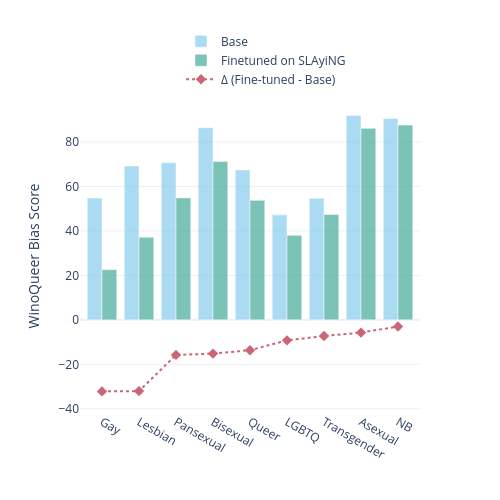

Here is the notebook cell this chart was saved with:
### Code cell
import json
import re
from pathlib import Path

RUNS_DIR = Path("continued_pretraining_runs")

# ---------------------------------------------------------------------
# Helpers
# ---------------------------------------------------------------------

def avg(lst):
    return sum(lst) / len(lst) if lst else float("nan")


def load_bpb(run_dir):
    path = run_dir / "bpb_results.json"
    if not path.exists():
        return None

    with open(path) as f:
        data = json.load(f)

    base = data.get("bpb_all_before", [])
    fin  = data.get("bpb_all_after", [])

    return {
        "base_avg": avg(base),
        "finetuned_avg": avg(fin),
    }


def parse_winoqueer_summary(run_dir):
    path = run_dir / "winoqueer_summary.txt"
    if not path.exists():
        return None

    with open(path) as f:
        text = f.read()

    # Extract overall score
    overall_match = re.search(r"Winoqueer Overall Score:\s*([0-9.]+)", text)
    overall = float(overall_match.group(1)) if overall_match else None

    # Extract per-category scores
    pattern = r"Category:\s*(.*?)\n.*?Bias score against group .*?:\s*([0-9.]+)"
    matches = re.findall(pattern, text, re.DOTALL)

    results = {"Overall": overall}

    for category, score in matches:
        results[category.strip()] = float(score)

    return results


# ---------------------------------------------------------------------
# Main aggregation
# ---------------------------------------------------------------------

all_results = []

for run_dir in sorted(RUNS_DIR.iterdir()):
    if not run_dir.is_dir():
        continue

    bpb = load_bpb(run_dir)
    wq  = parse_winoqueer_summary(run_dir)

    if bpb is None:
        continue

    print(f"\n=== {run_dir.name} ===")

    print(f"Base BpB:      {bpb['base_avg']:.4f}")
    print(f"Finetuned BpB: {bpb['finetuned_avg']:.4f}")

    print("BpB Improvement:", bpb["base_avg"] - bpb["finetuned_avg"]    )

    if wq:
        print("WinoQueer:", wq)

    all_results.append({
        "run": run_dir.name,
        "bpb_base": bpb["base_avg"],
        "bpb_finetuned": bpb["finetuned_avg"],
        "winoqueer": wq,
    })


for res in all_results:
    print(f"\n=== {res['run']} ===")
    print(f"Base BpB:      {res['bpb_base']:.4f}")
    print(f"Finetuned BpB: {res['bpb_finetuned']:.4f}")
    # if res["winoqueer"]:
    #     print("WinoQueer:", res["winoqueer"])

import plotly.graph_objects as go
from plotly.subplots import make_subplots
import numpy as np

# Paul Tol's muted palette
tol_muted = ['#332288', '#88CCEE', '#44AA99', '#117733', '#999933', 
             '#DDCC77', '#CC6677', '#882255', '#AA4499']

def plot(finetuned_winoqueer_res, base_winoqueer_res):

    # ignore overall in finetuneed_winoqueer_res
    if "Overall" in finetuned_winoqueer_res:
        del finetuned_winoqueer_res["Overall"]

    print(finetuned_winoqueer_res)

    # Calculate WinoQueer differences
    winoqueer_diff = {k: finetuned_winoqueer_res[k] - base_winoqueer_res[k] 
                    for k in finetuned_winoqueer_res.keys()}
    
    for k in finetuned_winoqueer_res.keys():
        print(f"{k}: Base={base_winoqueer_res[k]:.2f}, Finetuned={finetuned_winoqueer_res[k]:.2f}, Δ={winoqueer_diff[k]:.2f}")

    # Sort categories by ascending delta
    categories = sorted(finetuned_winoqueer_res.keys(), key=lambda k: winoqueer_diff[k])

    # Create subplots
    fig = make_subplots(
        rows=1, cols=1,
        subplot_titles=(''),
        specs=[[{"type": "bar"}]],
        horizontal_spacing=0
    )

    # WinoQueer - Both base and finetuned scores + differences
    fig.add_trace(
        go.Bar(
            x=categories,
            y=[base_winoqueer_res[k] for k in categories],
            name='Base',
            marker_color=tol_muted[1],
            opacity=0.7
        ),
        row=1, col=1
    )

    fig.add_trace(
        go.Bar(
            x=categories,
            y=[finetuned_winoqueer_res[k] for k in categories],
            name='Finetuned on SLAyiNG',
            marker_color=tol_muted[2],
            opacity=0.7
        ),
        row=1, col=1
    )

    # Add difference as markers/line overlay
    fig.add_trace(
        go.Scatter(
            x=categories,
            y=[winoqueer_diff[k] for k in categories],
            name='Δ (Fine-tuned - Base)',
            mode='markers+lines',
            marker=dict(size=8, color=tol_muted[6], symbol='diamond'),
            line=dict(color=tol_muted[6], dash='dot'),
            yaxis='y2'
        ),
        row=1, col=1
    )

    # Update layout
    fig.update_xaxes(title_text="", row=1, col=1)
    fig.update_yaxes(title_text="WinoQueer Bias Score", row=1, col=1)
    fig.update_yaxes(title_text="Accuracy (%)", row=1, col=2)

    # Add secondary y-axis for differences
    fig.update_yaxes(
        title_text="Δ Accuracy",
        secondary_y=True,
        row=1, col=1,
        overlaying='y',
        side='right'
    )

    fig.update_layout(
        height=500,
        width=500,
        template="plotly_white",
        barmode='group',
        legend=dict(
            orientation="h",
            yanchor="bottom",
            y=1.02,
            xanchor="right",
            x=0.5
        )
    )

    fig.show()
    fig.write_image("olmo_improvement.pdf", height=500, width=500)

base_winoqueer_res = {
    #"Overall": 65.21,
    "LGBTQ": 47.23,
    "Queer": 67.42,
    "Transgender": 54.7,
    "Bisexual": 86.43,
    "Pansexual": 70.63,
    "Lesbian": 69.2,
    "Asexual": 91.87,
    "Gay": 54.77,
    "NB": 90.59,
}

plot(all_results[2]["winoqueer"], base_winoqueer_res)

### Figure 1 — Plotly figure (JSON) as saved in the notebook; plotly's stock layout.template omitted (floating-point values rounded to 4 significant figures)
{"data": [{"marker": {"color": "#88CCEE"}, "name": "Base", "opacity": 0.7, "type": "bar", "x": ["Gay", "Lesbian", "Pansexual", "Bisexual", "Queer", "LGBTQ", "Transgender", "Asexual", "NB"], "xaxis": "x", "y": [54.77, 69.2, 70.63, 86.43, 67.42, 47.23, 54.7, 91.87, 90.59], "yaxis": "y"}, {"marker": {"color": "#44AA99"}, "name": "Finetuned on SLAyiNG", "opacity": 0.7, "type": "bar", "x": ["Gay", "Lesbian", "Pansexual", "Bisexual", "Queer", "LGBTQ", "Transgender", "Asexual", "NB"], "xaxis": "x", "y": [22.59, 37.15, 54.86, 71.25, 53.76, 38.02, 47.41, 86.14, 87.59], "yaxis": "y"}, {"line": {"color": "#CC6677", "dash": "dot"}, "marker": {"color": "#CC6677", "size": 8, "symbol": "diamond"}, "mode": "markers+lines", "name": "Δ (Fine-tuned - Base)", "type": "scatter", "x": ["Gay", "Lesbian", "Pansexual", "Bisexual", "Queer", "LGBTQ", "Transgender", "Asexual", "NB"], "xaxis": "x", "y": [-32.18, -32.05, -15.77, -15.18, -13.66, -9.21, -7.29, -5.73, -3], "yaxis": "y"}], "layout": {"barmode": "group", "height": 500, "legend": {"orientation": "h", "x": 0.5, "xanchor": "right", "y": 1.02, "yanchor": "bottom"}, "width": 500, "xaxis": {"anchor": "y", "domain": [0, 1], "title": {"text": ""}}, "yaxis": {"anchor": "x", "domain": [0, 1], "title": {"text": "WinoQueer Bias Score"}}}}
